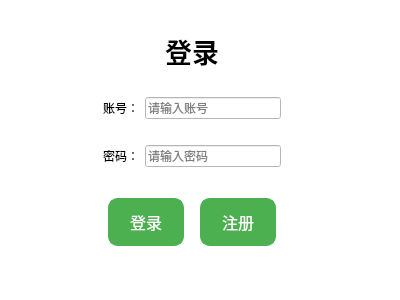
<?xml version="1.0" encoding="UTF-8"?>
<ui version="4.0">
 <class>Login</class>
 <widget class="QWidget" name="Login">
  <property name="enabled">
   <bool>true</bool>
  </property>
  <property name="geometry">
   <rect>
    <x>0</x>
    <y>0</y>
    <width>400</width>
    <height>300</height>
   </rect>
  </property>
  <property name="sizePolicy">
   <sizepolicy hsizetype="Preferred" vsizetype="Preferred">
    <horstretch>0</horstretch>
    <verstretch>0</verstretch>
   </sizepolicy>
  </property>
  <property name="minimumSize">
   <size>
    <width>400</width>
    <height>300</height>
   </size>
  </property>
  <property name="maximumSize">
   <size>
    <width>400</width>
    <height>300</height>
   </size>
  </property>
  <property name="windowTitle">
   <string>EnvMonitorMini-网络端</string>
  </property>
  <property name="windowIcon">
   <iconset>
    <selectedon>:/Downloads/服务器.png</selectedon>
   </iconset>
  </property>
  <property name="styleSheet">
   <string notr="true">background-color: rgb(255, 255, 255);</string>
  </property>
  <widget class="QWidget" name="layoutWidget">
   <property name="geometry">
    <rect>
     <x>30</x>
     <y>20</y>
     <width>323</width>
     <height>277</height>
    </rect>
   </property>
   <layout class="QHBoxLayout" name="horizontalLayout_4">
    <item>
     <spacer name="horizontalSpacer">
      <property name="orientation">
       <enum>Qt::Horizontal</enum>
      </property>
      <property name="sizeHint" stdset="0">
       <size>
        <width>40</width>
        <height>20</height>
       </size>
      </property>
     </spacer>
    </item>
    <item>
     <layout class="QVBoxLayout" name="verticalLayout">
      <item>
       <widget class="QLabel" name="label">
        <property name="font">
         <font>
          <pointsize>20</pointsize>
          <weight>75</weight>
          <bold>true</bold>
         </font>
        </property>
        <property name="text">
         <string>登录</string>
        </property>
        <property name="alignment">
         <set>Qt::AlignCenter</set>
        </property>
       </widget>
      </item>
      <item>
       <spacer name="verticalSpacer_4">
        <property name="orientation">
         <enum>Qt::Vertical</enum>
        </property>
        <property name="sizeHint" stdset="0">
         <size>
          <width>17</width>
          <height>25</height>
         </size>
        </property>
       </spacer>
      </item>
      <item>
       <layout class="QHBoxLayout" name="horizontalLayout">
        <item>
         <widget class="QLabel" name="label_2">
          <property name="text">
           <string>账号：</string>
          </property>
         </widget>
        </item>
        <item>
         <widget class="QLineEdit" name="lineEdit">
          <property name="inputMask">
           <string/>
          </property>
          <property name="placeholderText">
           <string>请输入账号</string>
          </property>
         </widget>
        </item>
       </layout>
      </item>
      <item>
       <spacer name="verticalSpacer_3">
        <property name="orientation">
         <enum>Qt::Vertical</enum>
        </property>
        <property name="sizeHint" stdset="0">
         <size>
          <width>17</width>
          <height>25</height>
         </size>
        </property>
       </spacer>
      </item>
      <item>
       <layout class="QHBoxLayout" name="horizontalLayout_2">
        <item>
         <widget class="QLabel" name="label_3">
          <property name="text">
           <string>密码：</string>
          </property>
         </widget>
        </item>
        <item>
         <widget class="QLineEdit" name="lineEdit_2">
          <property name="inputMask">
           <string/>
          </property>
          <property name="text">
           <string/>
          </property>
          <property name="echoMode">
           <enum>QLineEdit::Password</enum>
          </property>
          <property name="placeholderText">
           <string>请输入密码</string>
          </property>
         </widget>
        </item>
       </layout>
      </item>
      <item>
       <spacer name="verticalSpacer_2">
        <property name="orientation">
         <enum>Qt::Vertical</enum>
        </property>
        <property name="sizeHint" stdset="0">
         <size>
          <width>17</width>
          <height>25</height>
         </size>
        </property>
       </spacer>
      </item>
      <item>
       <layout class="QHBoxLayout" name="horizontalLayout_3">
        <item>
         <widget class="QPushButton" name="loginButton">
          <property name="styleSheet">
           <string notr="true">QPushButton {
    background-color: #4CAF50; /* Green */
    border: 2px solid #4CAF50;
    border-radius: 10px; /* 圆角 */
    color: white;
    padding: 10px 20px; /* 减小内边距 */
    text-align: center;
    text-decoration: none;
    font-size: 16px; /* 减小字体大小 */
    margin: 5px; /* 减小外边距 */

}

QPushButton:hover {
    background-color: #45a049; /* Darker Green */
    border-color: #45a049;
}

QPushButton:pressed {
    background-color: #39803E; /* Darkest Green */
    border-color: #39803E;
}
</string>
          </property>
          <property name="text">
           <string>登录</string>
          </property>
         </widget>
        </item>
        <item>
         <widget class="QPushButton" name="registerButton">
          <property name="styleSheet">
           <string notr="true">QPushButton {
    background-color: #4CAF50; /* Green */
    border: 2px solid #4CAF50;
    border-radius: 10px; /* 圆角 */
    color: white;
    padding: 10px 20px; /* 减小内边距 */
    text-align: center;
    text-decoration: none;
    font-size: 16px; /* 减小字体大小 */
    margin: 5px; /* 减小外边距 */

}

QPushButton:hover {
    background-color: #45a049; /* Darker Green */
    border-color: #45a049;
}

QPushButton:pressed {
    background-color: #39803E; /* Darkest Green */
    border-color: #39803E;
}
</string>
          </property>
          <property name="text">
           <string>注册</string>
          </property>
         </widget>
        </item>
       </layout>
      </item>
      <item>
       <spacer name="verticalSpacer">
        <property name="orientation">
         <enum>Qt::Vertical</enum>
        </property>
        <property name="sizeHint" stdset="0">
         <size>
          <width>20</width>
          <height>40</height>
         </size>
        </property>
       </spacer>
      </item>
     </layout>
    </item>
    <item>
     <spacer name="horizontalSpacer_2">
      <property name="orientation">
       <enum>Qt::Horizontal</enum>
      </property>
      <property name="sizeHint" stdset="0">
       <size>
        <width>40</width>
        <height>20</height>
       </size>
      </property>
     </spacer>
    </item>
   </layout>
  </widget>
 </widget>
 <layoutdefault spacing="6" margin="11"/>
 <resources/>
 <connections/>
</ui>
